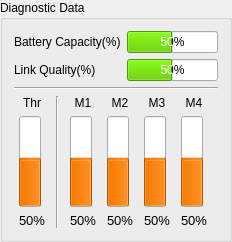
              <widget class="QGroupBox" name="group_box_diagnostic_data">
               <property name="title">
                <string>Diagnostic Data</string>
               </property>
               <layout class="QGridLayout" name="gridLayout_11">
                <item row="0" column="0">
                 <layout class="QGridLayout" name="grid_layout_diagnostic_data_1">
                  <item row="1" column="1">
                   <widget class="QProgressBar" name="progress_bar_link_quality">
                    <property name="styleSheet">
                     <string notr="true">selection-background-color: rgb(115, 210, 22);</string>
                    </property>
                    <property name="value">
                     <number>50</number>
                    </property>
                   </widget>
                  </item>
                  <item row="0" column="0">
                   <widget class="QLabel" name="label_battery_capacity">
                    <property name="text">
                     <string>Battery Capacity(%)</string>
                    </property>
                    <property name="wordWrap">
                     <bool>true</bool>
                    </property>
                   </widget>
                  </item>
                  <item row="1" column="0">
                   <widget class="QLabel" name="label_link_quality">
                    <property name="text">
                     <string>Link Quality(%)</string>
                    </property>
                    <property name="wordWrap">
                     <bool>true</bool>
                    </property>
                   </widget>
                  </item>
                  <item row="0" column="1">
                   <widget class="QProgressBar" name="progress_bar_battery_capacity">
                    <property name="styleSheet">
                     <string notr="true">selection-background-color: rgb(115, 210, 22);</string>
                    </property>
                    <property name="value">
                     <number>50</number>
                    </property>
                   </widget>
                  </item>
                 </layout>
                </item>
                <item row="1" column="0">
                 <widget class="Line" name="line_diagnostic_data">
                  <property name="orientation">
                   <enum>Qt::Horizontal</enum>
                  </property>
                 </widget>
                </item>
                <item row="2" column="0">
                 <layout class="QGridLayout" name="grid_layout_diagnostic_data_2">
                  <item row="2" column="2">
                   <widget class="QLabel" name="label_motor_1_value">
                    <property name="font">
                     <font>
                      <pointsize>10</pointsize>
                     </font>
                    </property>
                    <property name="text">
                     <string>50%</string>
                    </property>
                    <property name="alignment">
                     <set>Qt::AlignCenter</set>
                    </property>
                   </widget>
                  </item>
                  <item row="0" column="4">
                   <widget class="QLabel" name="label_motor_3">
                    <property name="text">
                     <string>M3</string>
                    </property>
                    <property name="alignment">
                     <set>Qt::AlignCenter</set>
                    </property>
                   </widget>
                  </item>
                  <item row="2" column="0">
                   <widget class="QLabel" name="label_thrust_out_value">
                    <property name="font">
                     <font>
                      <pointsize>10</pointsize>
                     </font>
                    </property>
                    <property name="text">
                     <string>50%</string>
                    </property>
                    <property name="alignment">
                     <set>Qt::AlignCenter</set>
                    </property>
                   </widget>
                  </item>
                  <item row="1" column="5">
                   <widget class="QProgressBar" name="progress_bar_motor_4">
                    <property name="styleSheet">
                     <string notr="true">selection-background-color: rgb(245, 121, 0);</string>
                    </property>
                    <property name="value">
                     <number>50</number>
                    </property>
                    <property name="alignment">
                     <set>Qt::AlignCenter</set>
                    </property>
                    <property name="textVisible">
                     <bool>false</bool>
                    </property>
                    <property name="orientation">
                     <enum>Qt::Vertical</enum>
                    </property>
                   </widget>
                  </item>
                  <item row="2" column="4">
                   <widget class="QLabel" name="label_motor_3_value">
                    <property name="font">
                     <font>
                      <pointsize>10</pointsize>
                     </font>
                    </property>
                    <property name="text">
                     <string>50%</string>
                    </property>
                    <property name="alignment">
                     <set>Qt::AlignCenter</set>
                    </property>
                   </widget>
                  </item>
                  <item row="2" column="3">
                   <widget class="QLabel" name="label_motor_2_value">
                    <property name="font">
                     <font>
                      <pointsize>10</pointsize>
                     </font>
                    </property>
                    <property name="text">
                     <string>50%</string>
                    </property>
                    <property name="alignment">
                     <set>Qt::AlignCenter</set>
                    </property>
                   </widget>
                  </item>
                  <item row="0" column="5">
                   <widget class="QLabel" name="label_motor_4">
                    <property name="text">
                     <string>M4</string>
                    </property>
                    <property name="alignment">
                     <set>Qt::AlignCenter</set>
                    </property>
                   </widget>
                  </item>
                  <item row="0" column="0">
                   <widget class="QLabel" name="label_thrust_out">
                    <property name="text">
                     <string>Thr</string>
                    </property>
                    <property name="alignment">
                     <set>Qt::AlignCenter</set>
                    </property>
                   </widget>
                  </item>
                  <item row="1" column="0">
                   <widget class="QProgressBar" name="progress_bar_thrust_out">
                    <property name="styleSheet">
                     <string notr="true">selection-background-color: rgb(245, 121, 0);</string>
                    </property>
                    <property name="value">
                     <number>50</number>
                    </property>
                    <property name="alignment">
                     <set>Qt::AlignCenter</set>
                    </property>
                    <property name="textVisible">
                     <bool>false</bool>
                    </property>
                    <property name="orientation">
                     <enum>Qt::Vertical</enum>
                    </property>
                   </widget>
                  </item>
                  <item row="1" column="4">
                   <widget class="QProgressBar" name="progress_bar_motor_3">
                    <property name="styleSheet">
                     <string notr="true">selection-background-color: rgb(245, 121, 0);</string>
                    </property>
                    <property name="value">
                     <number>50</number>
                    </property>
                    <property name="alignment">
                     <set>Qt::AlignCenter</set>
                    </property>
                    <property name="textVisible">
                     <bool>false</bool>
                    </property>
                    <property name="orientation">
                     <enum>Qt::Vertical</enum>
                    </property>
                   </widget>
                  </item>
                  <item row="1" column="2">
                   <widget class="QProgressBar" name="progress_bar_motor_1">
                    <property name="styleSheet">
                     <string notr="true">selection-background-color: rgb(245, 121, 0);</string>
                    </property>
                    <property name="value">
                     <number>50</number>
                    </property>
                    <property name="alignment">
                     <set>Qt::AlignCenter</set>
                    </property>
                    <property name="textVisible">
                     <bool>false</bool>
                    </property>
                    <property name="orientation">
                     <enum>Qt::Vertical</enum>
                    </property>
                   </widget>
                  </item>
                  <item row="0" column="1" rowspan="3">
                   <widget class="Line" name="line_hardware_data_2">
                    <property name="orientation">
                     <enum>Qt::Vertical</enum>
                    </property>
                   </widget>
                  </item>
                  <item row="1" column="3">
                   <widget class="QProgressBar" name="progress_bar_motor_2">
                    <property name="styleSheet">
                     <string notr="true">selection-background-color: rgb(245, 121, 0);</string>
                    </property>
                    <property name="value">
                     <number>50</number>
                    </property>
                    <property name="alignment">
                     <set>Qt::AlignCenter</set>
                    </property>
                    <property name="textVisible">
                     <bool>false</bool>
                    </property>
                    <property name="orientation">
                     <enum>Qt::Vertical</enum>
                    </property>
                   </widget>
                  </item>
                  <item row="0" column="3">
                   <widget class="QLabel" name="label_motor_2">
                    <property name="text">
                     <string>M2</string>
                    </property>
                    <property name="alignment">
                     <set>Qt::AlignCenter</set>
                    </property>
                   </widget>
                  </item>
                  <item row="2" column="5">
                   <widget class="QLabel" name="label_motor_4_value">
                    <property name="font">
                     <font>
                      <pointsize>10</pointsize>
                     </font>
                    </property>
                    <property name="text">
                     <string>50%</string>
                    </property>
                    <property name="alignment">
                     <set>Qt::AlignCenter</set>
                    </property>
                   </widget>
                  </item>
                  <item row="0" column="2">
                   <widget class="QLabel" name="label_motor_1">
                    <property name="text">
                     <string>M1</string>
                    </property>
                    <property name="alignment">
                     <set>Qt::AlignCenter</set>
                    </property>
                   </widget>
                  </item>
                 </layout>
                </item>
               </layout>
              </widget>
